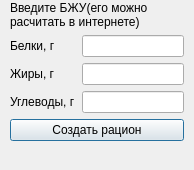
<?xml version="1.0" encoding="UTF-8"?>
<ui version="4.0">
 <class>RationCreateWindow</class>
 <widget class="QDialog" name="RationCreateWindow">
  <property name="geometry">
   <rect>
    <x>0</x>
    <y>0</y>
    <width>194</width>
    <height>170</height>
   </rect>
  </property>
  <property name="windowTitle">
   <string>Создание рациона</string>
  </property>
  <widget class="QWidget" name="verticalLayoutWidget">
   <property name="geometry">
    <rect>
     <x>10</x>
     <y>0</y>
     <width>174</width>
     <height>141</height>
    </rect>
   </property>
   <layout class="QVBoxLayout" name="verticalLayout">
    <item>
     <widget class="QLabel" name="label_4">
      <property name="text">
       <string>Введите БЖУ(его можно расчитать в интернете)</string>
      </property>
      <property name="wordWrap">
       <bool>true</bool>
      </property>
     </widget>
    </item>
    <item>
     <layout class="QFormLayout" name="formLayout">
      <item row="0" column="0">
       <widget class="QLabel" name="label_proteins">
        <property name="text">
         <string>Белки, г</string>
        </property>
       </widget>
      </item>
      <item row="0" column="1">
       <widget class="QLineEdit" name="line_proteins"/>
      </item>
      <item row="1" column="0">
       <widget class="QLabel" name="label_fats">
        <property name="text">
         <string>Жиры, г</string>
        </property>
       </widget>
      </item>
      <item row="2" column="0">
       <widget class="QLabel" name="label_carbohydrates">
        <property name="text">
         <string>Углеводы, г</string>
        </property>
       </widget>
      </item>
      <item row="2" column="1">
       <widget class="QLineEdit" name="line_carbohydrates"/>
      </item>
      <item row="1" column="1">
       <widget class="QLineEdit" name="line_fats"/>
      </item>
     </layout>
    </item>
    <item>
     <widget class="QPushButton" name="pushButton_createration">
      <property name="text">
       <string>Создать рацион</string>
      </property>
     </widget>
    </item>
   </layout>
  </widget>
 </widget>
 <tabstops>
  <tabstop>line_proteins</tabstop>
  <tabstop>line_fats</tabstop>
  <tabstop>line_carbohydrates</tabstop>
  <tabstop>pushButton_createration</tabstop>
 </tabstops>
 <resources/>
 <connections/>
</ui>
